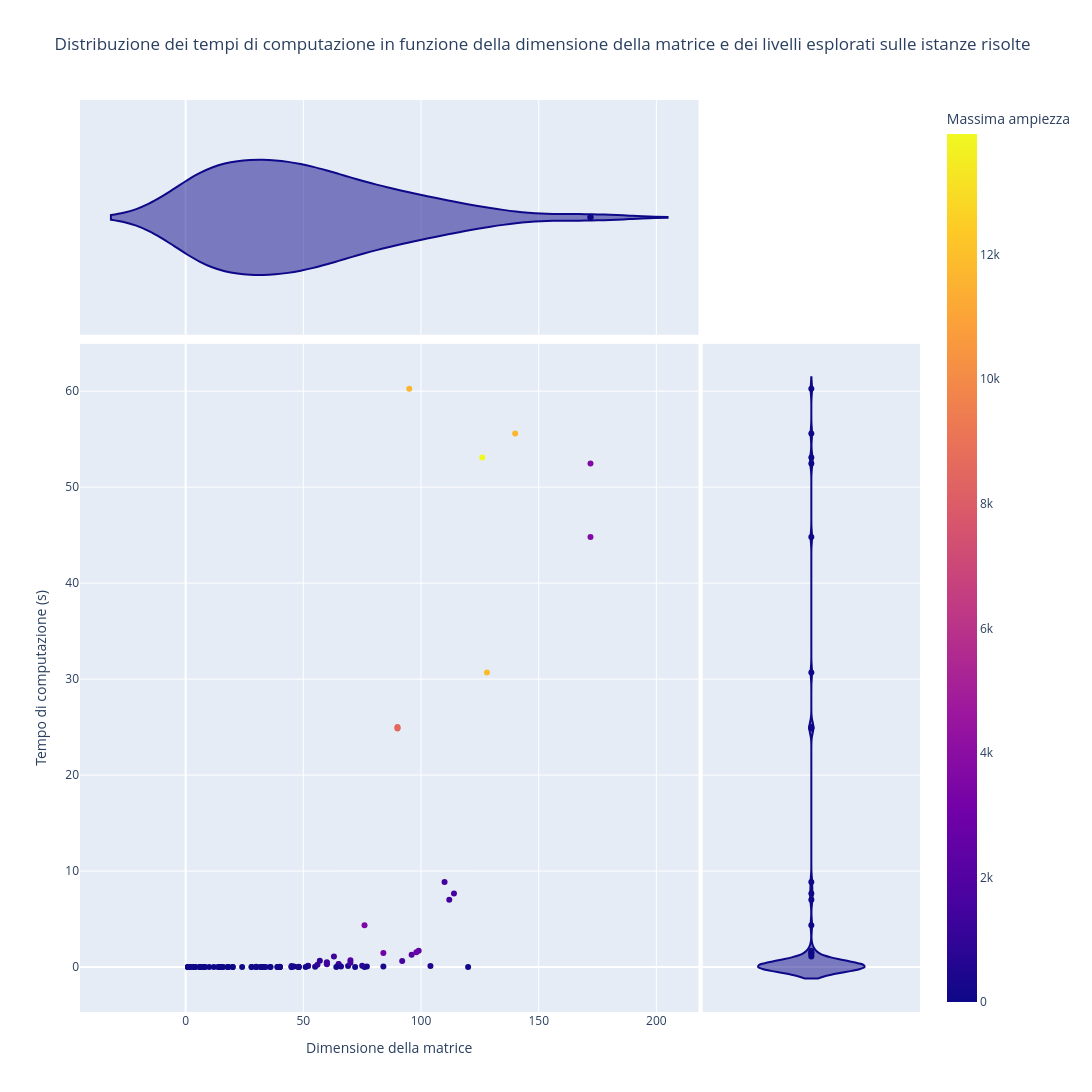

Notebook code for this chart:
### Markdown cell above
* analisi del dataset delle sole istanze che hanno trovato una soluzione -> maggior raccolta di dati analizzabili
* su 350 problemi proposti solo 98 hanno raggiunto soluzione in meno di un minuto -> aumentare tempi computazionali, considerare la complessità polinomiale dell'algoritmo, scremare le istanza più o meno complesse, fare run completo con timeout basso e campionare istanze complesse

### Code cell
fig = px.scatter(
    df,                 
    x='size',                      
    y='computation_time',                 
    color='max_level_size',
    # size='levels_explored',                 
    hover_data=['rows', 'levels_explored'],
    title='Distribuzione dei tempi di computazione in funzione della dimensione della matrice e dei livelli esplorati sulle istanze risolte',
    labels={'levels_explored': 'Livelli esplorati', 'computation_time': 'Tempo di computazione (s)', 'size': 'Dimensione della matrice', 'max_level_size': 'Massima ampiezza'},
    marginal_x="violin",
    marginal_y="violin",
    height=1100,
    width=1600
)

fig.show()

### Figure 1 — Plotly figure (JSON) as saved in the notebook; plotly's stock layout.template omitted (floating-point values rounded to 4 significant figures; data arrays with more than 128 entries replaced by an {"elided": "..."} marker saying what was removed)
{"data": [{"customdata": {"elided": "98x2 int values"}, "hovertemplate": "Dimensione della matrice=%{x}<br>Tempo di computazione (s)=%{y}<br>rows=%{customdata[0]}<br>Livelli esplorati=%{customdata[1]}<br>Massima ampiezza=%{marker.color}<extra></extra>", "legendgroup": "", "marker": {"color": [2356, 236, 163, 45, 44, 519, 130, 10, 816, 480, 1330, 3515, 6, 2, 3, 3, 3, 4, 1, 1, 4, 1, 6, 92, 15, 56, 3, 36, 6, 10, 35, 21, 335, 20, 220, 10, 64, 165, 70, 20, 715, 120, 2002, 2798, 462, 70, 1001, 210, 1365, 70, 126, 715, 11628, 8568, 8568, 1287, 8568, 11835, 2973, 1287, 462, 11719, 2080, 1533, 150, 43, 54, 144, 166, 85, 80, 26, 125, 125, 21, 350, 1, 7, 10, 63, 21, 340, 1203, 13937, 91, 699, 157, 1354, 455, 1510, 1561, 1512, 3645, 3645, 88, 168, 198, 1435], "coloraxis": "coloraxis", "symbol": "circle"}, "mode": "markers", "name": "", "orientation": "v", "showlegend": false, "type": "scatter", "x": [99, 48, 48, 20, 30, 104, 34, 10, 57, 69, 63, 76, 8, 2, 3, 6, 6, 4, 1, 1, 4, 1, 8, 40, 12, 24, 6, 18, 8, 15, 28, 14, 55, 18, 36, 15, 32, 33, 40, 18, 52, 30, 70, 98, 77, 32, 56, 40, 60, 32, 45, 52, 95, 90, 90, 65, 90, 128, 84, 65, 66, 140, 96, 92, 72, 36, 39, 120, 51, 48, 45, 16, 76, 64, 14, 84, 1, 7, 20, 39, 14, 48, 60, 126, 28, 75, 33, 60, 45, 70, 114, 112, 172, 172, 30, 40, 46, 110], "xaxis": "x", "y": [1.695, 0.01497, 0.01111, 0.002052, 0.001706, 0.1093, 0.01286, 0.0009623, 0.646, 0.104, 1.102, 4.342, 0.0005693, 0.0004754, 0.0004704, 0.0004795, 0.000469, 0.0004289, 0.0004396, 0.0004437, 0.0004649, 0.0004866, 0.0005071, 0.007287, 0.003911, 0.003026, 0.0005803, 0.001162, 0.0006447, 0.0006671, 0.001254, 0.0007885, 0.02618, 0.0009065, 0.01584, 0.001648, 0.002392, 0.008168, 0.00226, 0.0007007, 0.1027, 0.004236, 0.6974, 1.551, 0.06035, 0.002223, 0.2494, 0.008648, 0.497, 0.001534, 0.00366, 0.1329, 60.24, 24.94, 25.02, 0.3162, 24.84, 30.68, 1.459, 0.2996, 0.05877, 55.58, 1.275, 0.6403, 0.01134, 0.001457, 0.001888, 0.01146, 0.007442, 0.002648, 0.003734, 0.0006557, 0.01142, 0.009914, 0.0008736, 0.05831, 0.0006628, 0.0005546, 0.0007417, 0.001895, 0.003083, 0.03611, 0.2968, 53.1, 0.002984, 0.1368, 0.00408, 0.4218, 0.1179, 0.4351, 7.672, 7.02, 52.46, 44.8, 0.02885, 0.03023, 0.04547, 8.859], "yaxis": "y"}, {"alignmentgroup": "True", "customdata": {"elided": "98x2 int values"}, "hovertemplate": "Dimensione della matrice=%{x}<br>rows=%{customdata[0]}<br>Livelli esplorati=%{customdata[1]}<extra></extra>", "legendgroup": "", "marker": {"color": "#0d0887", "symbol": "circle"}, "name": "", "offsetgroup": "", "scalegroup": "x", "showlegend": false, "type": "violin", "x": [99, 48, 48, 20, 30, 104, 34, 10, 57, 69, 63, 76, 8, 2, 3, 6, 6, 4, 1, 1, 4, 1, 8, 40, 12, 24, 6, 18, 8, 15, 28, 14, 55, 18, 36, 15, 32, 33, 40, 18, 52, 30, 70, 98, 77, 32, 56, 40, 60, 32, 45, 52, 95, 90, 90, 65, 90, 128, 84, 65, 66, 140, 96, 92, 72, 36, 39, 120, 51, 48, 45, 16, 76, 64, 14, 84, 1, 7, 20, 39, 14, 48, 60, 126, 28, 75, 33, 60, 45, 70, 114, 112, 172, 172, 30, 40, 46, 110], "xaxis": "x3", "yaxis": "y3"}, {"alignmentgroup": "True", "customdata": {"elided": "98x2 int values"}, "hovertemplate": "Tempo di computazione (s)=%{y}<br>rows=%{customdata[0]}<br>Livelli esplorati=%{customdata[1]}<extra></extra>", "legendgroup": "", "marker": {"color": "#0d0887", "symbol": "circle"}, "name": "", "offsetgroup": "", "scalegroup": "y", "showlegend": false, "type": "violin", "xaxis": "x2", "y": [1.695, 0.01497, 0.01111, 0.002052, 0.001706, 0.1093, 0.01286, 0.0009623, 0.646, 0.104, 1.102, 4.342, 0.0005693, 0.0004754, 0.0004704, 0.0004795, 0.000469, 0.0004289, 0.0004396, 0.0004437, 0.0004649, 0.0004866, 0.0005071, 0.007287, 0.003911, 0.003026, 0.0005803, 0.001162, 0.0006447, 0.0006671, 0.001254, 0.0007885, 0.02618, 0.0009065, 0.01584, 0.001648, 0.002392, 0.008168, 0.00226, 0.0007007, 0.1027, 0.004236, 0.6974, 1.551, 0.06035, 0.002223, 0.2494, 0.008648, 0.497, 0.001534, 0.00366, 0.1329, 60.24, 24.94, 25.02, 0.3162, 24.84, 30.68, 1.459, 0.2996, 0.05877, 55.58, 1.275, 0.6403, 0.01134, 0.001457, 0.001888, 0.01146, 0.007442, 0.002648, 0.003734, 0.0006557, 0.01142, 0.009914, 0.0008736, 0.05831, 0.0006628, 0.0005546, 0.0007417, 0.001895, 0.003083, 0.03611, 0.2968, 53.1, 0.002984, 0.1368, 0.00408, 0.4218, 0.1179, 0.4351, 7.672, 7.02, 52.46, 44.8, 0.02885, 0.03023, 0.04547, 8.859], "yaxis": "y2"}], "layout": {"coloraxis": {"colorbar": {"title": {"text": "Massima ampiezza"}}, "colorscale": [[0, "#0d0887"], [0.1111, "#46039f"], [0.2222, "#7201a8"], [0.3333, "#9c179e"], [0.4444, "#bd3786"], [0.5556, "#d8576b"], [0.6667, "#ed7953"], [0.7778, "#fb9f3a"], [0.8889, "#fdca26"], [1, "#f0f921"]]}, "height": 1100, "legend": {"tracegroupgap": 0}, "title": {"text": "Distribuzione dei tempi di computazione in funzione della dimensione della matrice e dei livelli esplorati sulle istanze risolte"}, "width": 1600, "xaxis": {"anchor": "y", "domain": [0, 0.7363], "title": {"text": "Dimensione della matrice"}}, "xaxis2": {"anchor": "y2", "domain": [0.7413, 1], "matches": "x2", "showgrid": false, "showline": false, "showticklabels": false, "ticks": ""}, "xaxis3": {"anchor": "y3", "domain": [0, 0.7363], "matches": "x", "showgrid": true, "showticklabels": false}, "xaxis4": {"anchor": "y4", "domain": [0.7413, 1], "matches": "x2", "showgrid": false, "showline": false, "showticklabels": false, "ticks": ""}, "yaxis": {"anchor": "x", "domain": [0, 0.7326], "title": {"text": "Tempo di computazione (s)"}}, "yaxis2": {"anchor": "x2", "domain": [0, 0.7326], "matches": "y", "showgrid": true, "showticklabels": false}, "yaxis3": {"anchor": "x3", "domain": [0.7426, 1], "matches": "y3", "showgrid": false, "showline": false, "showticklabels": false, "ticks": ""}, "yaxis4": {"anchor": "x4", "domain": [0.7426, 1], "matches": "y3", "showgrid": true, "showline": false, "showticklabels": false, "ticks": ""}}}
